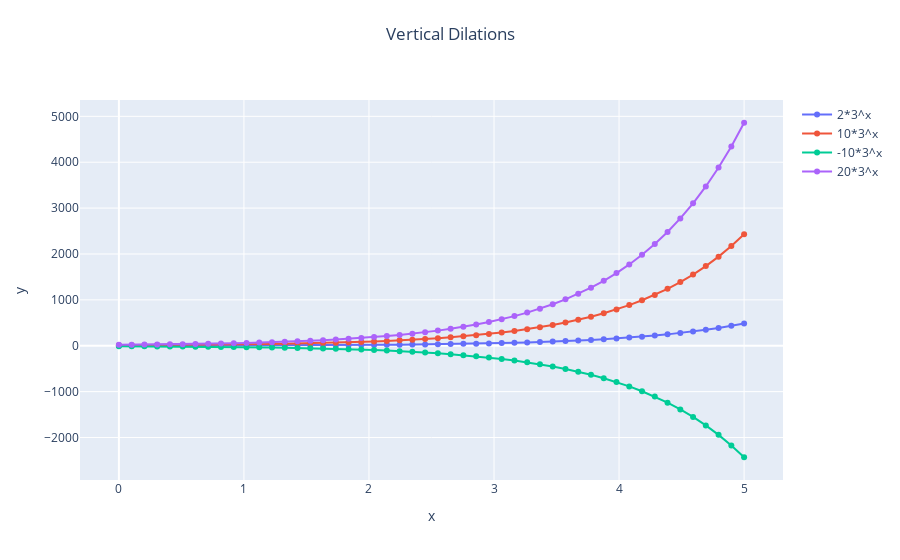

Notebook code cell kept with this figure:
### Markdown cell above
# Vertical dilations
You can dilate vertically by 2 by multiplying:
```
f_dil_vertically = 2*f
```
You can add multiple dilations using:
```
plot.add_vert_dilations(f, a_values=[5, -5, 10])
```

## Assignment: Plot vertical dilations
Study the code below and do the following:<br>
1. The reflected functions looks like zero on the left. Zoom in into the function. Is it zero? 
2. Modify the code to vertically translate the following function:
    $$ y = 4^x. $$

### Code cell
# Generate the list of numbers
min_x = 0.0 
max_x = 5.0
num_points = 50
x_values = np.linspace(min_x, max_x, num_points)

# Define exponential function
f = 2*(3)**x
f_dilation = 2*f
print("Original f = ", f, " Dilate f vertically by 2 = ", f_dilation)

# Create a graph object
plot = graph_funs() 

# Add to the list of functions:
plot.add_fun(f)           # Add the original function.
plot.add_vert_dilations(f, a_values=[5, -5, 10])


plot.plot_functions_list(x_values=x_values, plot_title="Vertical Dilations")
